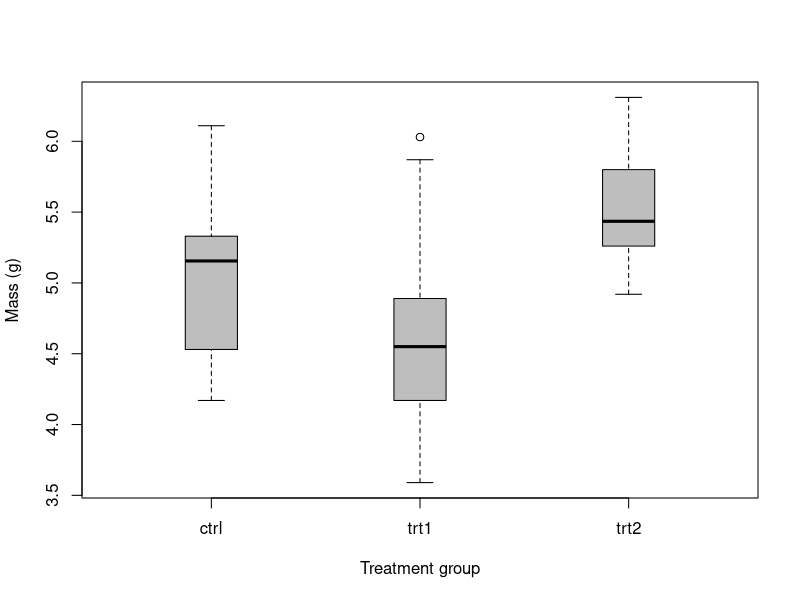
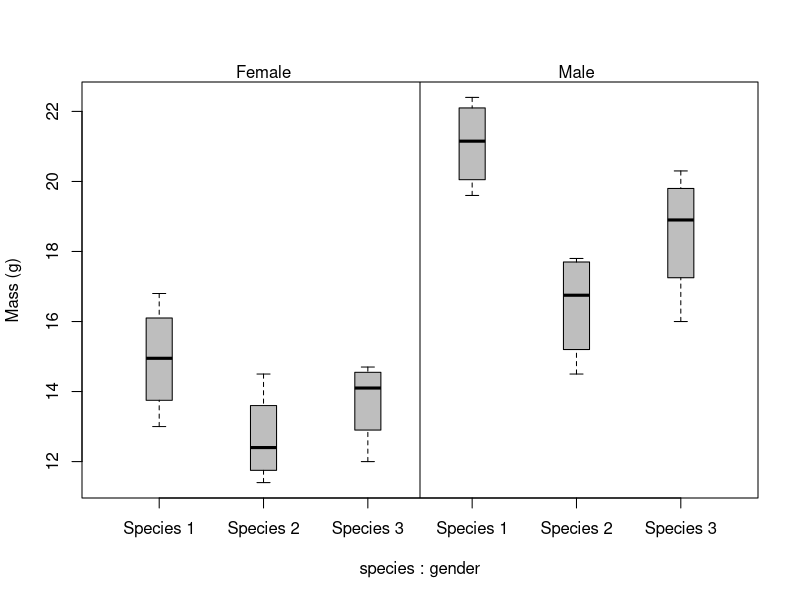
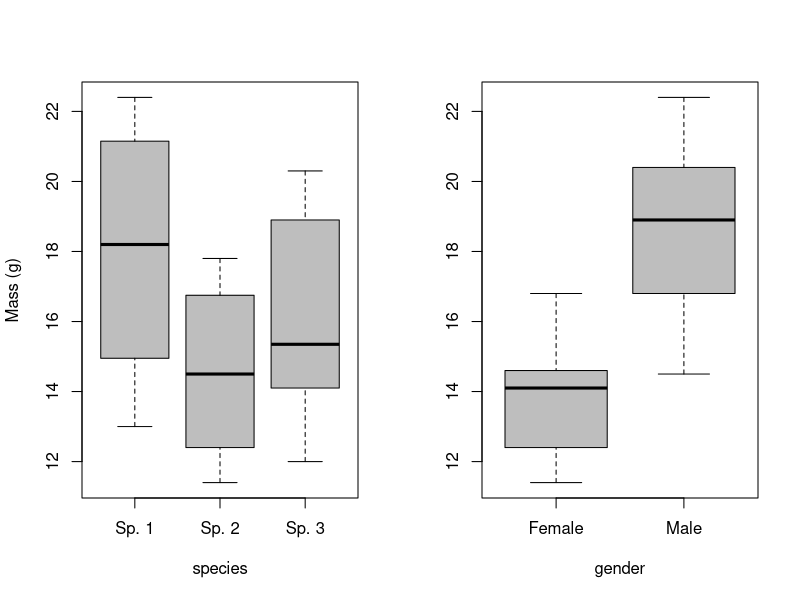
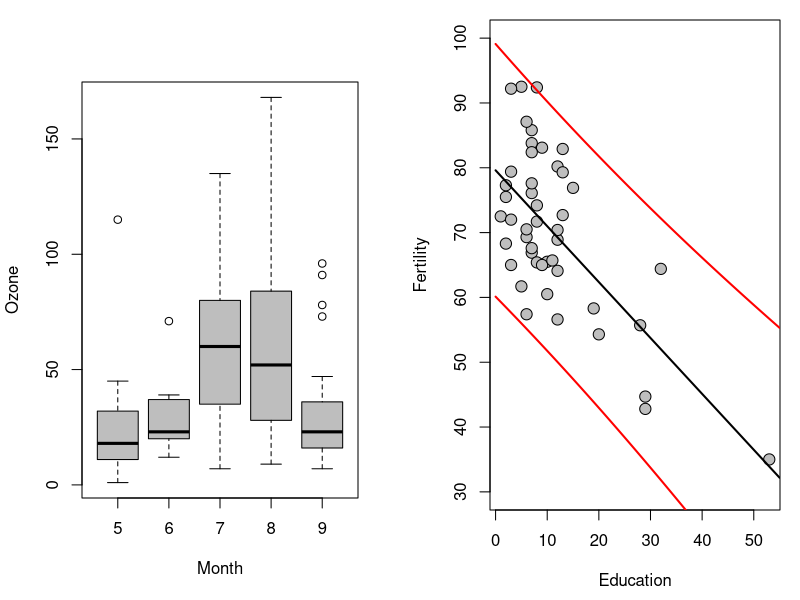
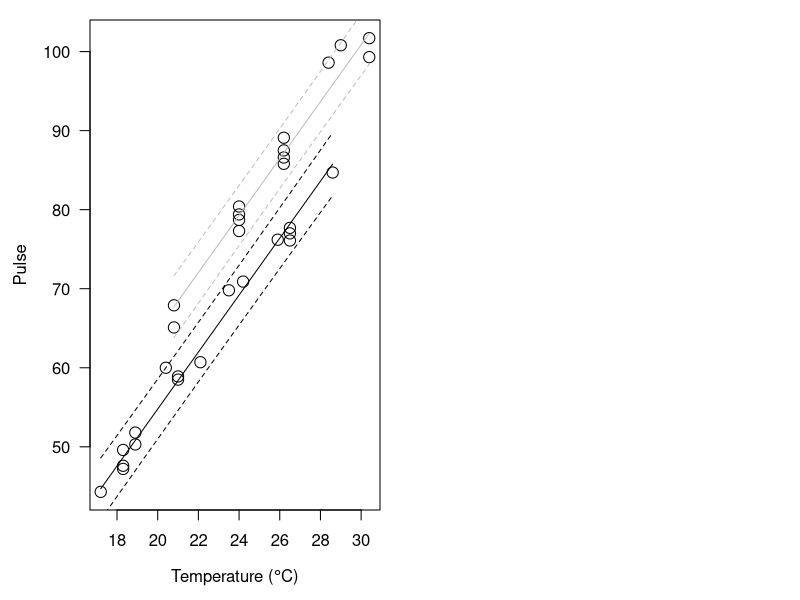

Write R code to recreate these figures, in order.
## ---- chunk 1

## ---- chunk 2
data(PlantGrowth)
## ---- chunk 3
str(PlantGrowth)
## ---- chunk 4
# Fit the model
model <- lm(weight~group, data=PlantGrowth)

# Print the model object to the console
model
## ---- chunk 5
# Look at a summary of
# the model object
summary(model)
## ---- chunk 6
# Get an ANOVA table for the model
anova(model)
## ---- chunk 7
# We need to recast this as an ANOVA model with `aov` in R...
# this is essentially the same thing as the `lm` function, but  
# in a different wrapper (literally) that allows us to access 
# the info in a different way

TukeyHSD(    # The function that does the Tukey test
  aov(       # A wrapper for lm objects
    model    # The model that we ran above
    )
  )
## ---- chunk 8
# Make a boxplot of weight by group
# using the PlantGrowth data
boxplot(
  weight~group,           # Relationship of interest as formula
  data=PlantGrowth,       # Name of the data set
  col='gray',             # Fill color for boxes
  ylab='Mass (g)',        # Y-axis label
  xlab='Treatment group', # X-axis label
  boxwex=.25
  )
## ---- chunk 9
# Read in the data:
lint<- read.csv('../../data/lint.txt')
## ---- chunk 10
# Fit the model and save it to an object
lint.model<- lm(lintmass~species + gender, data=lint)

# Look at the summary of the model fit
summary(lint.model)

# Print the anova table
anova(lint.model)
## ---- chunk 11
# Make the boxplot to start with
boxplot(formula=lintmass~species+gender, # Formula
        data=lint,                       # The data set
        col='gray',                      # Color for box fill
        ylab='Mass (g)',                 # Label for y-axis
        names=rep(c('Species 1', 'Species 2', 'Species 3'), 2),
        boxwex=.25
        )

# Add a vertical line to separate sexes
abline(v=3.5, col='black', lwd=1)

# Label sexes at the top of the plot
mtext(text='Female', side=3, at = c(23, 2))
mtext(text='Male', side=3, at = c(23, 5))
## ---- chunk 12
# Set the plotting window so it can
# fit two boxplots side by side
par(mfrow=c(1,2))

# Add the first boxplot to the plotting window
boxplot(formula=lintmass~species,
        data=lint,
        col='gray',
        ylab='Mass (g)',
        names = c('Sp. 1', 'Sp. 2', 'Sp. 3')
        )

# Add the second boxplot
boxplot(lintmass~gender,
        data=lint,
        col='gray',
        ylab='',
        names=c('Female', 'Male')
        )
## ---- chunk 13
# Fit a new model that includes an interaction, signified by '*'
lint.modeli <- lm(lintmass~species * gender, data=lint)

# Summarize the model
summary(lint.modeli)

# Print an ANOVA table for the model
anova(lint.modeli)
## ---- chunk 14
# Load the data set
data("airquality")

# Now test for test for differences
# in Ozone levels between months in the
# data set.
air.test<- kruskal.test(Ozone ~ Month, data = airquality)
air.test
## ---- chunk 15
boxplot(Ozone ~ Month,
        data = airquality,
        col='gray',
        ylab='Ozone',
        xlab = 'Month')
## ---- chunk 16
# Fit the model and assign it to a named object
fert.mod <- lm(Fertility~Education, data = swiss)

# Summarize the model
summary(fert.mod)
## ---- chunk 17
# First make a sequence of new values for Education across observed range
  new <- data.frame(Education=seq(0,55,.1))

# Plot the raw data
  par(mar=c(4.5,4.5,1,1))
  plot(swiss$Education, swiss$Fertility, ylab='Fertility',
    xlab='Education', pch=21, bg='gray', cex=1.5, ylim=c(30, 100))
# Now, we will add a trendline
  preds = predict(fert.mod, newdata=new,
    interval = 'prediction')
  lines(new[,1], preds[,1], col='black', lty=1, lwd=2)
  lines(new[,1], preds[,3], col='red', lty=1, lwd=2)
  lines(new[,1], preds[,2], col='red', lty=1, lwd=2)
## ---- chunk 18
# Effects of Education and % Catholic on fertility
multiple.mod <- lm(Fertility~Education+Catholic, data=swiss)

summary(multiple.mod)

# Or if we want to get really crazy:
full.mod <- lm(Fertility~Agriculture+Examination+Education+Catholic,
  data=swiss)

summary(full.mod)
## ---- chunk 19
# Read in the cricket data and assign it to a named object
crickets <- read.csv('../../data/crickets.txt')

# Have a look
head(crickets)
## ---- chunk 20
# Fit the model
  cricket.mod <- lm(Pulse~Species + Temp, data=crickets)
## ---- chunk 21
# Uncomment front of line to install
# install.packages('car') 

# Load the package
library(car)

# Now we create the anova table
# for our ancova model
Anova(cricket.mod, type='III')

# And we can look at the
# summary of the linear model
summary(cricket.mod)
## ---- chunk 22
# Plot the raw data
plot(crickets$Temp,
  crickets$Pulse,
  pch=21,
  bg=c('gray', 'black')[crickets$Species],
  cex=1.5,
  ylab = 'Pulse',
  xlab = expression(paste('Temperature (', degree, 'C)')),
  yaxt = 'n')
# Add the y-axis labels and rotate them
axis(side=2, las=2)

# Make predictions from the fitted model object
preds <- (predict.lm(cricket.mod,
                     newdata = crickets,
                     interval = 'prediction'))

# Plot the predictions
# Add prediction lines for species 'ex'
# Mean
lines(crickets$Temp[crickets$Species=='ex'],
  preds[,1][crickets$Species=='ex'], col='gray', lty=1)
# Lower
lines(crickets$Temp[crickets$Species=='ex'],
  preds[,2][crickets$Species=='ex'], col='gray', lty=2)
# Upper
lines(crickets$Temp[crickets$Species=='ex'],
  preds[,3][crickets$Species=='ex'], col='gray', lty=2)

# Add prediction lines for species 'niv'
# Mean
lines(crickets$Temp[crickets$Species=='niv'],
  preds[,1][crickets$Species=='niv'], col='black', lty=1)
# Lower
lines(crickets$Temp[crickets$Species=='niv'],
  preds[,2][crickets$Species=='niv'], col='black', lty=2)
# Upper
lines(crickets$Temp[crickets$Species=='niv'],
  preds[,3][crickets$Species=='niv'], col='black', lty=2)
